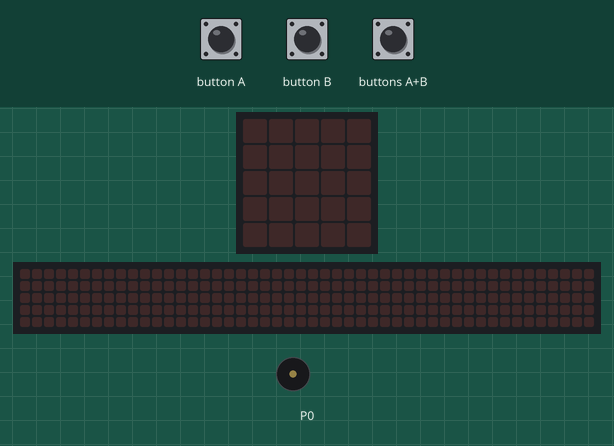
Simulated run of this program. Board: BBC micro:bit (MakeCode). Shown: the board's 5×5 LED display, a strip that is not on the board, showing the scrolling text unrolled, buzzer (waves = sounding). The inputs (shaded band) are chosen by the test bench. Random numbers come from a fixed seed; the 48×5 strip is a reading aid, not a part: it shows the text the display is scrolling, unrolled, one strip-width of it at a time.

Above: at 1.2 s.
1.3 s: buttons A+B pressed for 0.15 s
At 3.92 s:
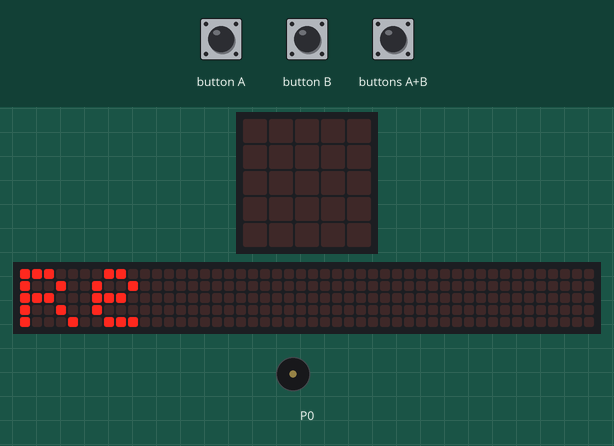
4.3 s: button B pressed for 0.15 s
7.3 s: buttons A+B pressed for 1 s
At 8.87 s:
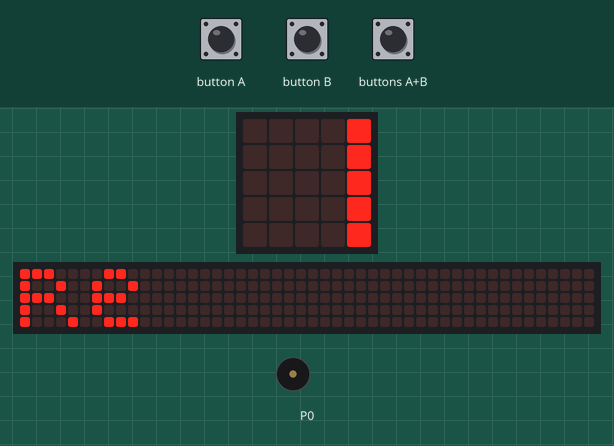
10.3 s: button A pressed for 0.15 s
At 11.43 s:
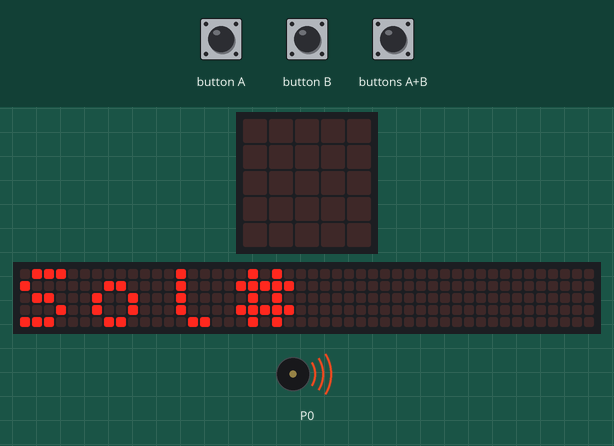
13.3 s: button A pressed for 0.15 s
At 22.1 s:
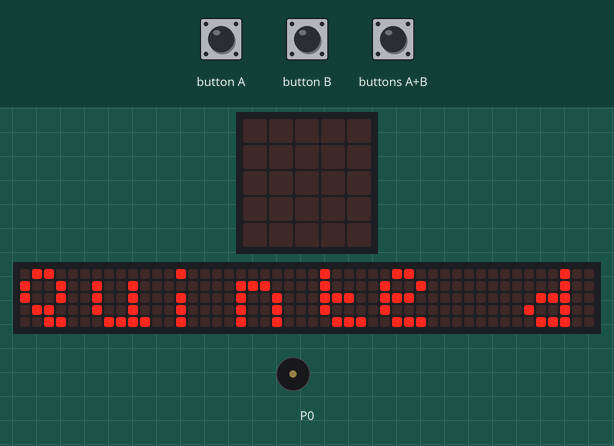
Timing chart, 0 to 23.6 s (numbered marks = the images above; inputs shaded):
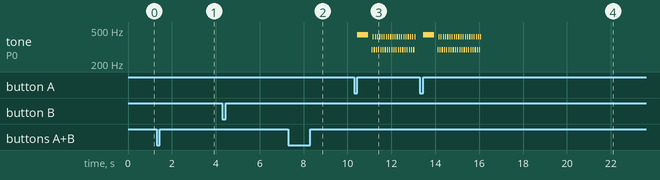

Measured:
- after the input at 1.3 s, the display: changes after 0.15 s (image 1)
- after the input at 10.3 s, tone on P0: plays 440 Hz for 0.50 s, 294 Hz for 0.05 s, 415 Hz for 0.05 s, 294 Hz for 0.05 s, 415 Hz for 0.05 s, 294 Hz for 0.05 s … (41 notes in this stretch), starting after 0.15 s
- after the input at 13.3 s, tone on P0: plays 440 Hz for 0.50 s, 294 Hz for 0.05 s, 415 Hz for 0.05 s, 294 Hz for 0.05 s, 415 Hz for 0.05 s, 294 Hz for 0.05 s … (41 notes in this stretch), starting after 0.15 s
- what the display in image 1 shows lasts 0.5 s, from 3.7 s to 4.2 s
- what the display in image 4 shows lasts 0.6 s, from 21.7 s to 22.3 s

The program:

main.ts
```typescript
let DuréeNote = 45
let NombreNotesDictée = 2
let IntervalleMaxi = 12
let nombreRépétitionsNotes = 20
let IntervalleMini = 1
let NotesPossibles = [Note.C4, Note.CSharp4, Note.D4, Note.Eb4, Note.E4, Note.F4, Note.FSharp4, Note.G4, Note.GSharp4, Note.A4, Note.Bb4, Note.B4, Note.C5, Note.CSharp5, Note.D5, Note.Eb5, Note.E5, Note.F5, Note.FSharp5, Note.G5, Note.GSharp5]
let NomsNotesPossibles = ["Do", "Do#", "Re", "MiB", "Mi", "Fa", "Fa#", "Sol", "Sol#", "La", "SiB", "Si", "Do5", "Do#5", "Re5", "MiB5", "Mi5", "Fa5", "Fa#5", "Sol5", "Sol#5"]
let Intervalles = ["", "Seconde mineure", "Seconde majeure", "Tierce mineure", "Tierce majeure", "Quarte juste", "Quinte diminuee", "Quinte juste", "Quinte augmentee", "Sixte majeure", "Septième mineure", "Septième majeure", "Octave juste"]
//     "Quarte diminuee",
//     "Quarte augmentee",
//     "Sixte mineure",
let NotesDictée = notesAuHasard(NotesPossibles)
function calculerIntervalle(indexPremièreNote: number, indexDeuxièmeNote: number): number {
    return Math.abs(indexDeuxièmeNote - indexPremièreNote)
}

function notesAuHasard(listeNotes: any): number[] {
    let indexNote: number;
    let intervalle: number;
    let notes : number[] = []
    let indexNotePrécédente = randint(0, NotesPossibles.length - 1)
    for (let i = 0; i < NombreNotesDictée; i++) {
        while (true) {
            indexNote = randint(0, NotesPossibles.length - 1)
            intervalle = calculerIntervalle(indexNote, indexNotePrécédente)
            if (intervalle <= IntervalleMaxi && intervalle >= IntervalleMini) {
                break
            }

        }
        notes.push(indexNote)
        indexNotePrécédente = indexNote
    }
    return notes
}

// def afficherPremièreNote():
//         indexPremièreNote : number = NotesDictée[0]
//         premièreNote : string = NomsNotesPossibles[indexPremièreNote]
//         basic.show_string(premièreNote)
input.onButtonPressed(Button.A, function jouerDictéeNote() {
    music.playTone(Note.A, music.beat())
    basic.pause(150)
    let indexPremièreNote = NotesDictée[0]
    let indexDeuxièmeNote = NotesDictée[1]
    let premièreNoteAccord = NotesPossibles[indexPremièreNote]
    let deuxièmeNoteAccord = NotesPossibles[indexDeuxièmeNote]
    for (let i = 0; i < nombreRépétitionsNotes; i++) {
        music.playTone(premièreNoteAccord, DuréeNote)
        music.playTone(deuxièmeNoteAccord, DuréeNote)
    }
})
input.onButtonPressed(Button.AB, function afficherDictéeNote() {
    for (let note of NotesDictée) {
        basic.showString(NomsNotesPossibles[note])
    }
})
input.onButtonPressed(Button.B, function afficherIntervalle() {
    let indexPremièreNote = NotesDictée[0]
    let indexDeuxièmeNote = NotesDictée[1]
    let indexIntervalle = calculerIntervalle(indexPremièreNote, indexDeuxièmeNote)
    let i = Intervalles[indexIntervalle]
    basic.showString(i)
})
```

test.ts
```typescript
// les tests vont ici ; cela ne sera pas compilé si ce paquet est utilisé en tant qu'extension.
```
